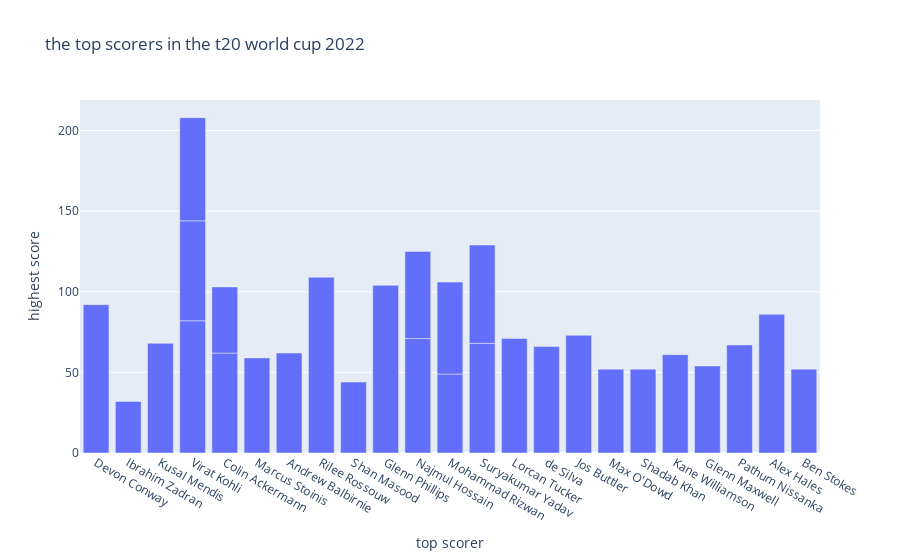

This figure's notebook cell:
### Code cell
fig= px.bar(df, x=df['top scorer'],y=df['highest score'], title='the top scorers in the t20 world cup 2022')
fig.show()

### Figure 1 — Plotly figure (JSON) as saved in the notebook; plotly's stock layout.template omitted (floating-point values rounded to 4 significant figures)
{"data": [{"alignmentgroup": "True", "hovertemplate": "top scorer=%{x}<br>highest score=%{y}<extra></extra>", "legendgroup": "", "marker": {"color": "#636efa", "pattern": {"shape": ""}}, "name": "", "offsetgroup": "", "orientation": "v", "showlegend": false, "textposition": "auto", "type": "bar", "x": ["Devon Conway", "Ibrahim Zadran", "Kusal Mendis", "Virat Kohli", "Colin Ackermann", "Marcus Stoinis", "Andrew Balbirnie", "Rilee Rossouw", "Virat Kohli", "Shan Masood", "Glenn Phillips", "Najmul Hossain", "Mohammad Rizwan", "Suryakumar Yadav", "Lorcan Tucker", "de Silva", "Jos Buttler", "Max O'Dowd", "Virat Kohli", "Shadab Khan", "Kane Williamson", "Glenn Maxwell", "Pathum Nissanka", "Colin Ackermann", "Najmul Hossain", "Suryakumar Yadav", "Mohammad Rizwan", "Alex Hales", "Ben Stokes"], "xaxis": "x", "y": [92, 32, 68, 82, 62, 59, 62, 109, 62, 44, 104, 71, 49, 68, 71, 66, 73, 52, 64, 52, 61, 54, 67, 41, 54, 61, 57, 86, 52], "yaxis": "y"}], "layout": {"barmode": "relative", "legend": {"tracegroupgap": 0}, "title": {"text": "the top scorers in the t20 world cup 2022"}, "xaxis": {"anchor": "y", "domain": [0, 1], "title": {"text": "top scorer"}}, "yaxis": {"anchor": "x", "domain": [0, 1], "title": {"text": "highest score"}}}}
